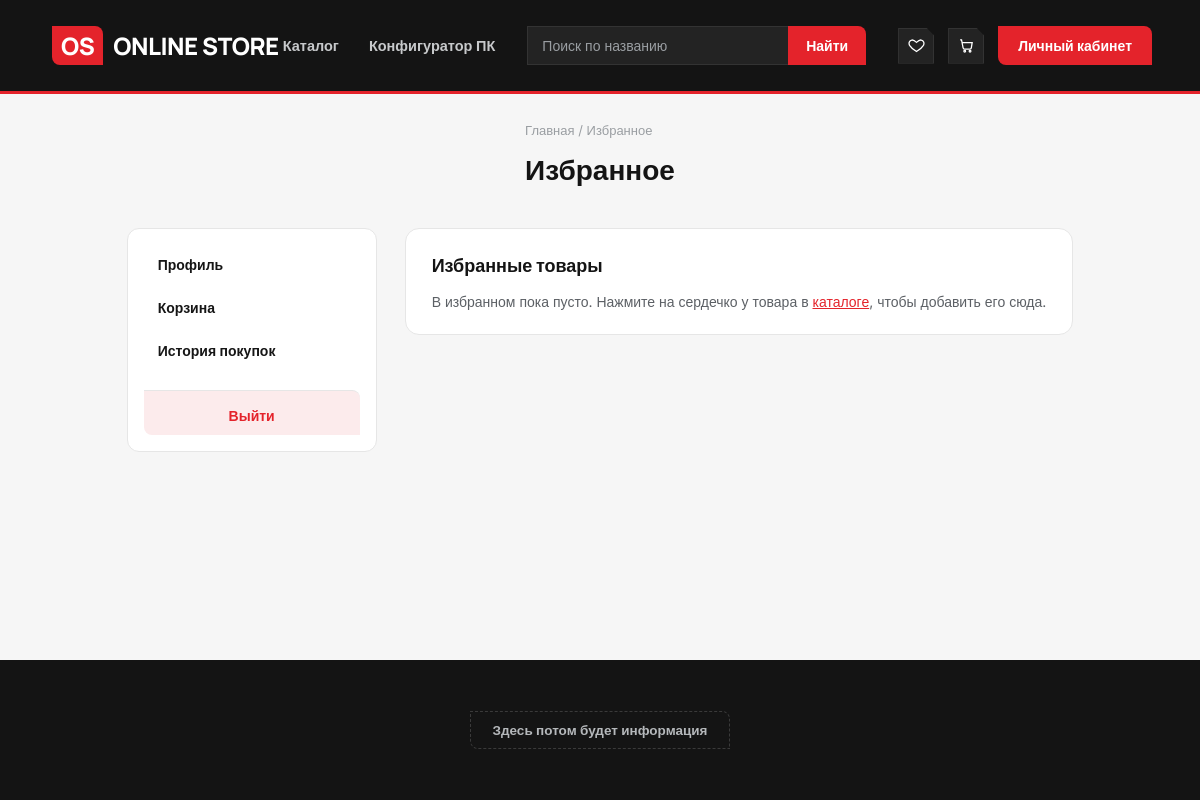
/users/favorites/ (signed in), run on an earlier commit of the app's database.
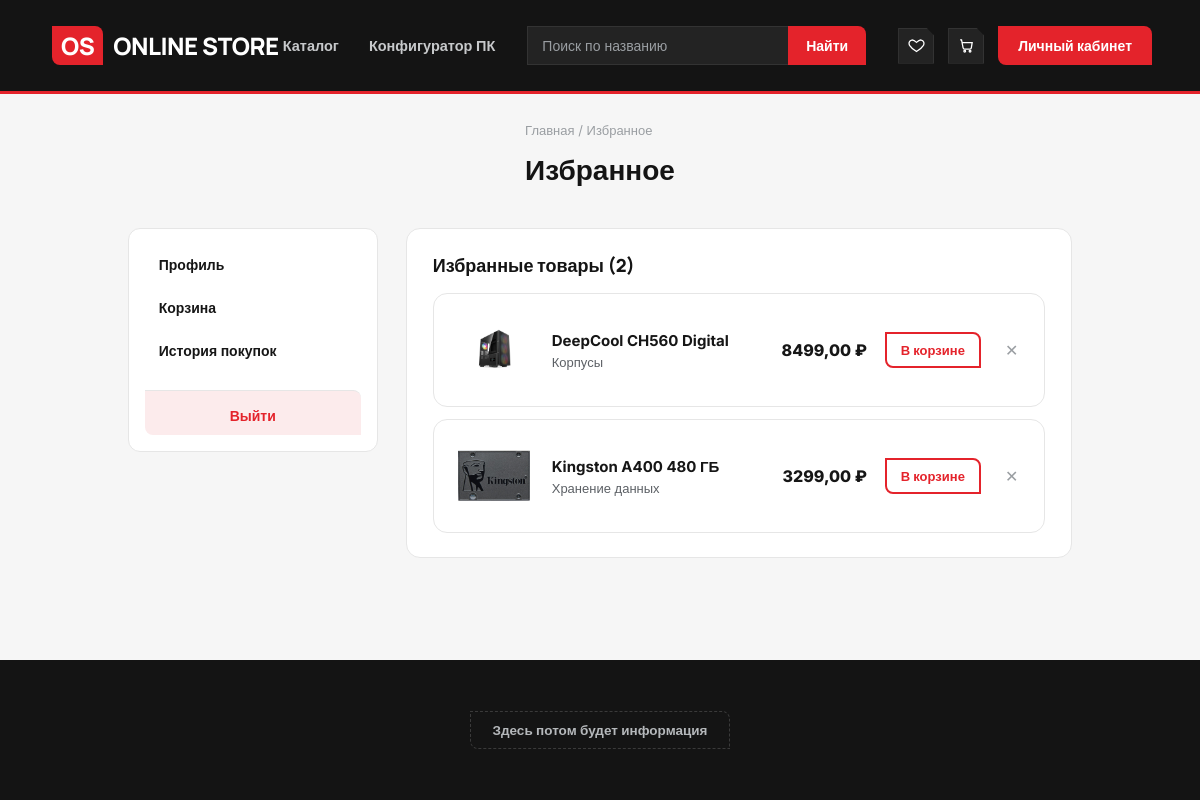
And on a later commit of the database.
### users/models.py (models this page shows, shortened)
class Favorite(models.Model):
    user = models.ForeignKey(User, on_delete=models.CASCADE, related_name='favorites')
    product = models.ForeignKey(Product, on_delete=models.CASCADE)
    created = models.DateTimeField(auto_now_add=True)
    class Meta:
        unique_together = ('user', 'product')

### products/models.py (models this page shows, shortened)
class Product(models.Model):
    name = models.CharField(max_length=128, unique=True)
    image = models.ImageField(upload_to="products_media", blank=True)
    description = models.TextField(blank=True)
    short_description = models.TextField(max_length=128, blank=True)
    price = models.DecimalField(max_digits=8, decimal_places=2)
    quantity = models.PositiveIntegerField(default=0)
    category = models.ForeignKey(ProductCategory, on_delete=models.CASCADE)
    brand = models.CharField(max_length=64, blank=True)                 # производитель
    color = models.CharField(max_length=32, blank=True)                 # цвет
    rgb = models.CharField(max_length=8, blank=True)                    # подсветка: Есть / Нет
    series = models.CharField(max_length=32, blank=True)                # серия: GeForce RTX 40, Ryzen 7
    memory = models.PositiveIntegerField(null=True, blank=True)         # объём памяти, ГБ (видеокарты, ОЗУ)
    memory_type = models.CharField(max_length=16, blank=True)           # GDDR6, DDR5
    socket = models.CharField(max_length=32, blank=True)                # AM5, LGA1700
    tdp = models.PositiveIntegerField(null=True, blank=True)            # тепловыделение / рассеиваемая мощность, Вт
    form_factor = models.CharField(max_length=32, blank=True)           # ATX, Micro-ATX, DIMM, M.2 2280, Mid-Tower
    fan_size = models.PositiveIntegerField(null=True, blank=True)       # размер вентилятора, мм
    chip_vendor = models.CharField(max_length=16, blank=True)           # NVIDIA, AMD, Intel
    bus_width = models.PositiveIntegerField(null=True, blank=True)      # разрядность шины, бит
    pcie = models.CharField(max_length=8, blank=True)                   # версия PCI Express: 4.0, 5.0
    cores = models.PositiveIntegerField(null=True, blank=True)
    threads = models.PositiveIntegerField(null=True, blank=True)
    integrated_graphics = models.CharField(max_length=8, blank=True)    # Есть / Нет
    package = models.CharField(max_length=8, blank=True)                # BOX / OEM
    chipset = models.CharField(max_length=16, blank=True)               # B650, B760
    memory_slots = models.PositiveIntegerField(null=True, blank=True)
    max_memory = models.PositiveIntegerField(null=True, blank=True)     # макс. объём оперативной памяти, ГБ
    wifi = models.CharField(max_length=8, blank=True)                   # Есть / Нет
    modules = models.PositiveIntegerField(null=True, blank=True)        # модулей в комплекте
    frequency = models.PositiveIntegerField(null=True, blank=True)      # частота, МГц
    latency = models.PositiveIntegerField(null=True, blank=True)        # CL
    drive_type = models.CharField(max_length=16, blank=True)            # SSD M.2, SSD 2.5", HDD
    capacity = models.PositiveIntegerField(null=True, blank=True)       # объём, ГБ
    interface = models.CharField(max_length=32, blank=True)             # PCIe 4.0 x4, SATA III
    cooling_type = models.CharField(max_length=32, blank=True)          # Башенный, Жидкостное (СЖО)
    mb_support = models.CharField(max_length=16, blank=True)            # макс. форм-фактор платы
    window = models.CharField(max_length=8, blank=True)                 # боковое окно: Есть / Нет
    fans_count = models.PositiveIntegerField(null=True, blank=True)     # вентиляторов в комплекте
    power = models.PositiveIntegerField(null=True, blank=True)          # мощность, Вт
    certificate = models.CharField(max_length=32, blank=True)           # 80 PLUS Bronze / Gold
    modular = models.CharField(max_length=16, blank=True)               # модульность: Нет / Частично / Полностью
    connector_12v = models.CharField(max_length=8, blank=True)          # разъём 12V-2x6 для видеокарт: Есть / Нет
    connector = models.CharField(max_length=16, blank=True)             # 3-pin, 4-pin PWM
    pack_count = models.PositiveIntegerField(null=True, blank=True)     # штук в комплекте
    bearing = models.CharField(max_length=32, blank=True)               # тип подшипника
    search_name = models.CharField(max_length=128, blank=True, editable=False)

class ProductCategory(models.Model):
    name = models.CharField(max_length=64, unique=True)
    description = models.TextField(blank=True)

### users/views.py (the view)
# urls.py: path('favorites/', favorites_view, name='favorites'),
@login_required(login_url='users:login')
def favorites_view(request):
    favorites = Favorite.objects.filter(user=request.user).select_related('product').order_by('-created')
    basket_product_ids = set(Basket.objects.filter(user=request.user).values_list('product_id', flat=True))
    context = {
        'title': 'Избранное',
        'favorites': favorites,
        'basket_product_ids': basket_product_ids,
    }
    return render(request, "users/favorites.html", context)

### users/templates/users/favorites.html (shortened to what this page needs)
{% extends 'products/base.html' %}
{% load static %}
{% block css %}
    <link href="{% static 'online_store/css/account.css' %}" rel="stylesheet">
    <link href="{% static 'online_store/css/basket.css' %}" rel="stylesheet">
{% endblock %}
{% block content %}
<div class="page-head">
  <div class="breadcrumb"><a href="{% url 'index' %}">Главная</a> / Избранное</div>
  <h1 class="page-title">Избранное</h1>
</div>
<div class="account-layout">
  <aside class="account-side">
    <nav class="account-side-nav">
      <a href="{% url 'users:account' %}">Профиль</a>
      <a href="{% url 'users:basket' %}">Корзина</a>
      <a href="{% url 'users:history' %}">История покупок</a>
    </nav>
    <a href="{% url 'users:logout' %}" class="account-logout">Выйти</a>
  </aside>
  <div class="account-main">
    <section class="account-card">
      <h2 class="section-title">Избранные товары{% if favorites %} ({{ favorites|length }}){% endif %}</h2>
      {% if favorites %}
      <div class="basket-list">
        {% for favorite in favorites %}
        <div class="basket-item" id="product-{{ favorite.product.id }}">
          <div class="basket-image">
            {% if favorite.product.image %}
              <img src="{{ favorite.product.image.url }}" alt="{{ favorite.product.name }}">
            {% else %}
              <svg viewBox="0 0 24 24">
                <rect x="3" y="3" width="18" height="18" rx="1"/>
                <circle cx="17" cy="7" r="1.4"/>
                <path d="M7 8h5M7 12h8M7 16h5M17 12v6"/>
              </svg>
            {% endif %}
          </div>
          <div class="basket-info">
            <a href="{% url 'products:product' favorite.product.id %}" class="basket-name fav-name">{{ favorite.product.name }}</a>
            <div class="basket-price">
              {{ favorite.product.category.name }}
            </div>
          </div>
          <div class="basket-sum">{{ favorite.product.price }} ₽</div>
          {% if favorite.product.id in basket_product_ids %}
            <a href="{% url 'users:basket' %}" class="fav-basket-btn in-basket">В корзине</a>
          {% else %}
            <form method="post" action="{% url 'users:basket_add' favorite.product.id %}">
              {% csrf_token %}
              <button type="submit" class="fav-basket-btn">В корзину</button>
            </form>
          {% endif %}
          <form method="post" action="{% url 'users:favorite_toggle' favorite.product.id %}">
            <button type="submit" class="remove-btn" aria-label="Убрать из избранного" title="Убрать из избранного">✕</button>
          </form>
        </div>
        {% endfor %}
      </div>
      {% else %}
        <p class="account-placeholder">
          В избранном пока пусто. Нажмите на сердечко у товара в <a href="{% url 'products:index' %}">каталоге</a>, чтобы добавить его сюда.
        </p>
      {% endif %}
    </section>
  </div>
</div>
{% endblock %}

What changed in the data, as far as the page shows it:
added Favorite: product.image (picture), product.name "DeepCool CH560 Digital", product.category.name "Корпусы", product.price "8499,00", shows "В корзине"
added Favorite: product.image (picture), product.name "Kingston A400 480 ГБ", product.category.name "Хранение данных", product.price "3299,00", shows "В корзине"
Also different on the page:
{{ favorites|length }}: (not shown) → "2"
text no longer shown: "В избранном пока пусто. Нажмите на сердечко у товара в каталоге , чтобы добавить его сюда."
